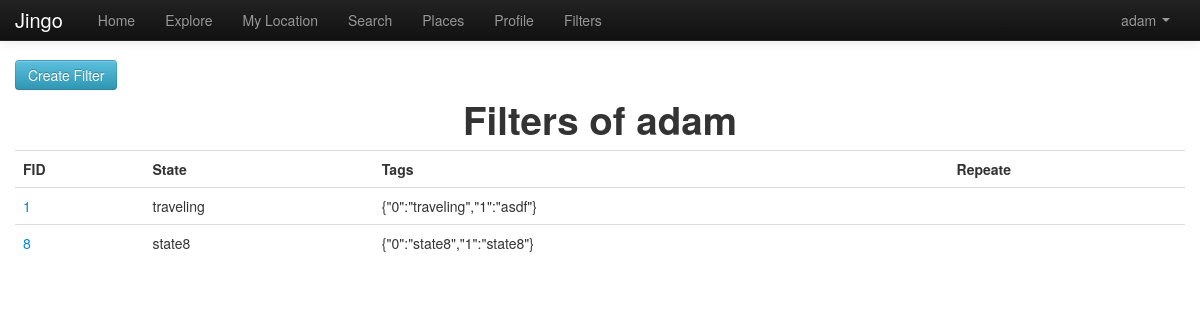
Screenshot of /index.php/home/filters (signed in) with the database file from the repository.
### tables this page shows
CREATE TABLE IF NOT EXISTS `filter` (
  `fid` int(11) NOT NULL AUTO_INCREMENT,
  `uid` int(11) NOT NULL,
  `state` varchar(64) NOT NULL,
  `tags` varchar(64) NOT NULL,
  `s_from` datetime DEFAULT '0000-00-00 00:00:00',
  `s_to` datetime DEFAULT '0000-00-00 00:00:00',
  `repeat_flag` tinyint(1) DEFAULT '0',
  `sunday` tinyint(1) DEFAULT '0',
  `monday` tinyint(1) DEFAULT '0',
  `tuesday` tinyint(1) DEFAULT '0',
  `wednesday` tinyint(1) DEFAULT '0',
  `thursday` tinyint(1) DEFAULT '0',
  `friday` tinyint(1) DEFAULT '0',
  `saturday` tinyint(1) DEFAULT '0',
  `dt_inserted` datetime NOT NULL,
  `dt_edited` timestamp NOT NULL DEFAULT CURRENT_TIMESTAMP,
  `active` tinyint(1) NOT NULL DEFAULT '1',
  PRIMARY KEY (`fid`)
);

### application/controllers/home.php (called while the page is built, shortened)
<?php
class Home extends CI_Controller{
    public function __construct(){
        $this->load->helper('view_helper');
        $this->load->view('header');
    }
      public function filters(){
        $user = $_SESSION['user'];
        $filters = array();
        if($user){
            $this->load->model('Filter');
            $this->Filter->uid = $user['uid'];
            $filters = $this->Filter->get();
        }
        $data['filters'] = $filters;
        $data['user'] = $user;
        $this->load->view('filters', $data);
    }
}
?>

### index.php (called while the page is built, shortened)
<?php
require_once BASEPATH.'core/CodeIgniter.php';

### application/models/filter.php (called while the page is built, shortened)
<?php
class Filter extends CI_Model {
    function get($params=null){
		$this->db->select('*');
		$this->db->from('filter');
		$where = ' 1=1 ';
		if(isset($this->uid)){
			$this->db->join('user','user.uid = filter.uid', 'left');
			$where .= ' AND filter.uid = '.$this->uid;
		}
		if($params){
			$params['filter.active']=1;
			$this->db->where($params);
		}else
			$this->db->where($where, null, false);
		$query = $this->db->get();
        return $query->result_array();
    }
}

### application/views/filters.php (the view, shortened to what this page needs)
<a class="btn btn-info" href="/trunk/index.php/filter" >Create Filter</a>
<br>
<div id="filters" class="table">
<table class="table table_hover">
	<tbody>
<?php if($filters){?>
		<caption><h1>Filters of <?php echo $user['uname'];?></h1></caption>
		<th>FID</th>
		<th>State</th>
		<th>Tags</th>
		<th>Repeate</th>
<?php  foreach($filters as $filter){?>
			<tr class="">
				<td><a href="/trunk/index.php/filter?fid=<?php echo $filter['fid'];?>" > <?php echo $filter['fid'];?></a></td>
				<td><?php echo $filter['state'];?></td>
				<td><?php echo $filter['tags'];?><td>
			</tr>
<?php	}}else{
			echo "NO SUCH FILTER";
		}
?>
	</tbody>
</table>
</div>

### rows the page displays
filter: fid "1", state "traveling", tags "{\"0\":\"traveling\",\"1\":\"asdf\"}"
filter: fid "8", state "state8", tags "{\"0\":\"state8\",\"1\":\"state8\"}"

### other values shown
$_SESSION['user']['uname'] "adam"
$user['uname'] "adam"
